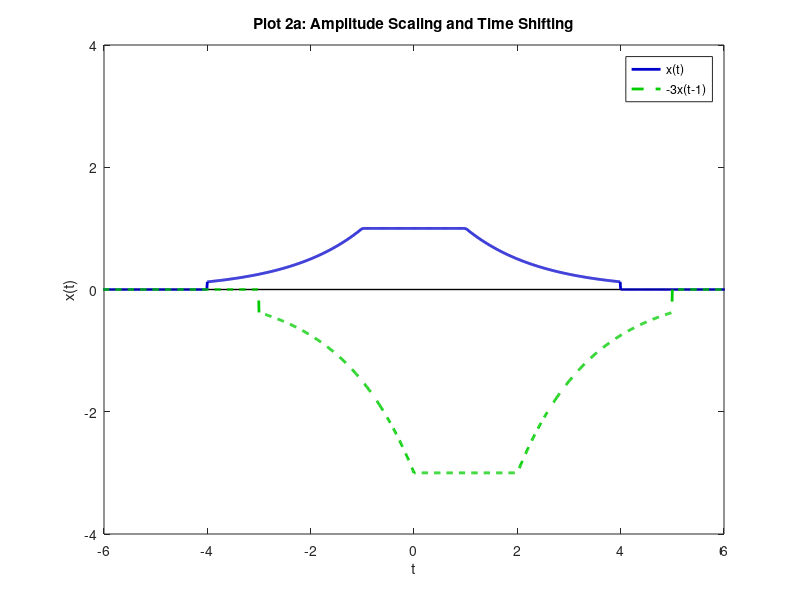
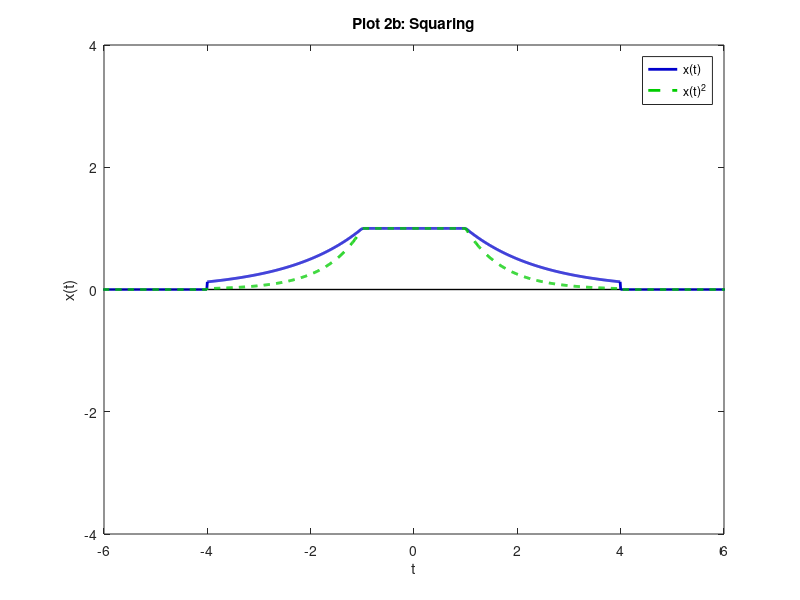
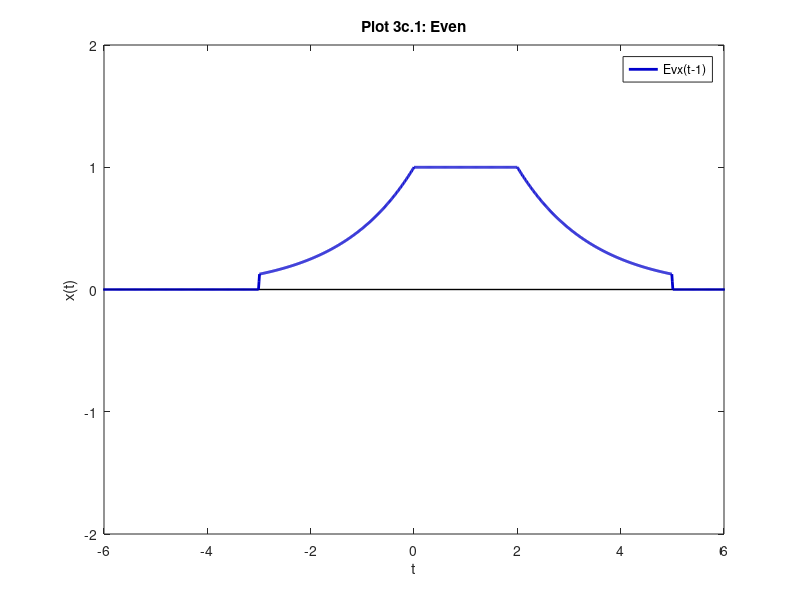
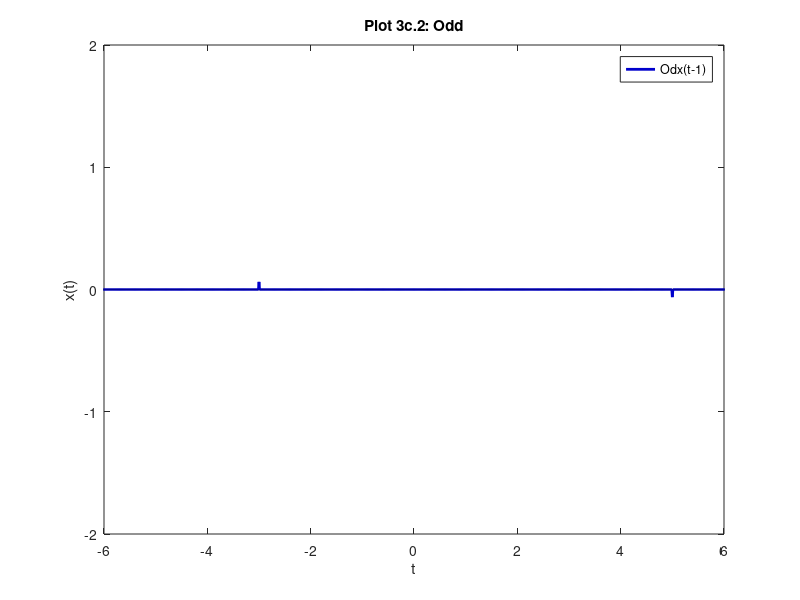

Source code (MATLAB) for these figures, in order:
% Gregory Pavlunenko
% C25220578
% MATLAB 1
clear;clc;close all;
% note: C is my native programming language, so some operations done here
%       may be somewhat round about due to a lack of familiarity with
%       MATLAB's abilities

% 1a
year = 1975 : 2023;
rank = [50,50,19,6,50,50,1,8,11,50,50,17,12,9,12,9,18,50,23,50,50,50,...
    50,50,50,16,50,50,22,50,21,50,21,50,24,50,22,11,8,15,2,1,4,1,2,3,...
    14,13,20];
values = [25,10,1];
for c = 1:length(values)
    fprintf("Years in top %0.0f:\n",values(c));
    fprintf("\t%0.0f\n",year(rank<=values(c)));
    if values(c)==1
        fprintf("Percentage of years in %0.0fst = %0.2f \n\n",values(c),(length(year(rank<=values(c)))) / length(year) * 100);
    else
        fprintf("Percentage of years in top %0.0f = %0.2f \n\n",values(c),(length(year(rank<=values(c)))) / length(year) * 100);
    end
end
% 1b
wins = [8,11,12,9,9,8,10,10,10,10,9,9,9,9,8,9,9,10,11,11,10,14,14,12,15,14,10,10,11,9];
rankedyear = year(rank~=50);
index = 1;
for c = 1:length(year)
    if year(c) == rankedyear(index)
        rankedrank(index) = rank(c);
        index = index + 1;
    end
end
averagerank = mean(rankedrank);
averagewins = mean(wins);
index = 1;
for c = 1:length(rankedyear)
    if rankedrank(c) <= 10 && wins(c) < 10
        top10less10(index) = rankedyear(c);
        index = index + 1;
    end
end
index = 1;
for c = 1:length(rankedyear)
    if rankedrank(c) > 10 && wins(c) >= 10
        top10more10(index) = rankedyear(c);
        index = index + 1;
    end
end

%2a

t_1 = -10 : 0.01 : 10;
x_1 = (2.^(t_1+1)).*((t_1>=-4)&(t_1<-1)) + ((t_1>=-1)&(t_1<1)) + (2.^(1-t_1)).*((t_1>=1)&(t_1<4));

t_2 = t_1 + 1;
x_2 = -3 * x_1;

figure();
plot([-10,10],[0,0],'LineStyle','-','Color',[0,0,0],'LineWidth',1);
hold on;
p1 = plot(t_1,x_1,'LineStyle','-','Color',[0,0,0.8],'LineWidth',2);
p2 = plot(t_2,x_2,'LineStyle','--','Color',[0,0.8,0],'LineWidth',2);
hold off;
axis([-6,6,-4,4]);
title('Plot 2a: Amplitude Scaling and Time Shifting');
xlabel('t');
ylabel('x(t)');
legend([p1,p2],'x(t)','-3x(t-1)',...
'Location','northeast');

% 2b
x_2 = x_1.^2;
t_2 = t_1;

figure();
plot([-10,10],[0,0],'LineStyle','-','Color',[0,0,0],'LineWidth',1);
hold on;
p1 = plot(t_1,x_1,'LineStyle','-','Color',[0,0,0.8],'LineWidth',2);
p2 = plot(t_2,x_2,'LineStyle','--','Color',[0,0.8,0],'LineWidth',2);
hold off;
axis([-6,6,-4,4]);
title('Plot 2b: Squaring');
xlabel('t');
ylabel('x(t)');
legend([p1,p2],'x(t)','x(t)^2',...
'Location','northeast');

% 2c
even = 0.5*(x_1 + x_1(end:-1:1));
odd  = 0.5*(x_1 - x_1(end:-1:1));
t_2 = t_1 + 1;

figure();
plot([-10,10],[0,0],'LineStyle','-','Color',[0,0,0],'LineWidth',1);
hold on;
p1 = plot(t_2,even,'LineStyle','-','Color',[0,0,0.8],'LineWidth',2);
hold off;
axis([-6,6,-2,2]);
title('Plot 3c.1: Even');
xlabel('t');
ylabel('x(t)');
legend(p1,'Ev{x(t-1)}',...
'Location','northeast');

figure();
plot([-10,10],[0,0],'LineStyle','-','Color',[0,0,0],'LineWidth',1);
hold on;
p1 = plot(t_2,odd,'LineStyle','-','Color',[0,0,0.8],'LineWidth',2);
hold off;
axis([-6,6,-2,2]);
title('Plot 3c.2: Odd');
xlabel('t');
ylabel('x(t)');
legend(p1,'Od{x(t-1)}',...
'Location','northeast');

%3a

y = diff(x_1) / (0.01);
t_2 = t_1(2:end);

figure();
plot([-10,10],[0,0],'LineStyle','-','Color',[0,0,0],'LineWidth',1);
hold on;
p1 = plot(t_2,y,'LineStyle','-','Color',[0,0,0.8],'LineWidth',2);
hold off;
axis([-4,4,-2,2]);
title('Plot 3a: Derivative Signal');
xlabel('t');
ylabel('x(t)');
legend(p1,'y(t) = d/dt (x(t))',...
'Location','northeast');

%3b

z = cumsum(x_1)*0.01;
t_2 = t_1;

figure();
plot([-10,10],[0,0],'LineStyle','-','Color',[0,0,0],'LineWidth',1);
hold on;
p1 = plot(t_2,z,'LineStyle','-','Color',[0,0,0.8],'LineWidth',2);
hold off;
axis([-4,4,-1,5]);
title('Plot 3a: Integral Signal');
xlabel('t');
ylabel('x(t)');
legend(p1,'z(t) = integral (x(t))',...
'Location','northeast');
